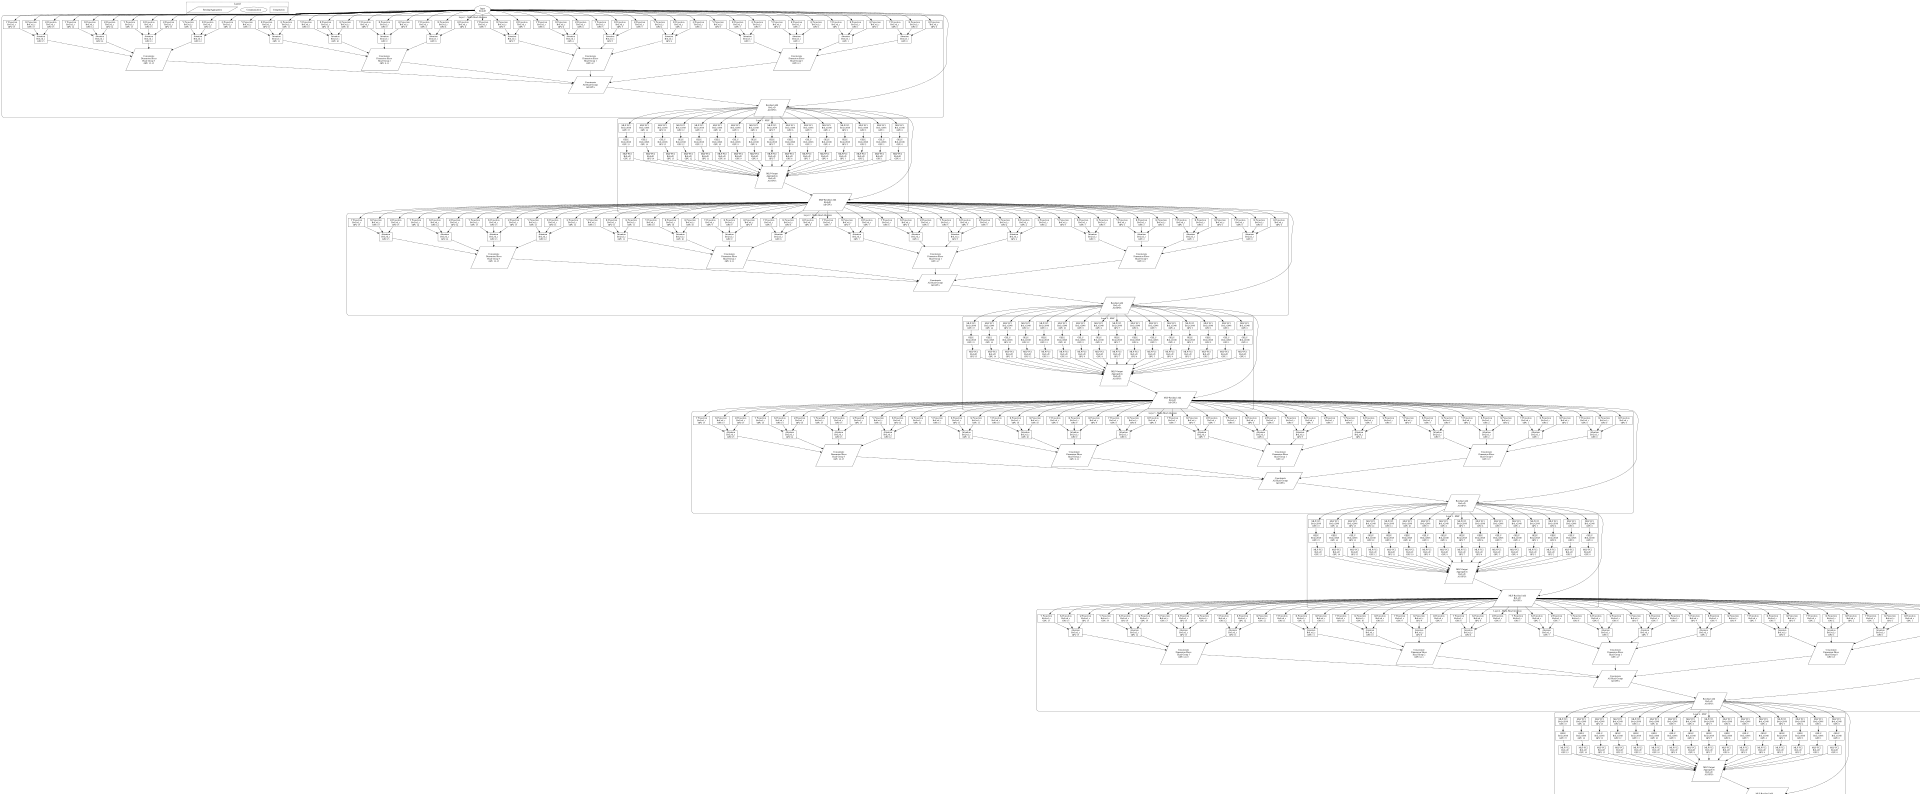

Write the Python code that produced this figure.
import graphviz

# Create DAG for Helix Dense Transformer with 16 GPUs
dot = graphviz.Digraph('Helix_Dense_Transformer', comment='Helix Two-Level Partitioning - Dense Model')
dot.attr(rankdir='TB', size='20,30')

# Define styles
with dot.subgraph(name='cluster_legend') as c:
    c.attr(label='Legend', style='dashed')
    c.node('comp', 'Computation', shape='rectangle')
    c.node('comm', 'Communication', shape='ellipse')
    c.node('route', 'Routing/Aggregation', shape='parallelogram')

# Input processing
dot.node('input', 'Input\nB×L×D', shape='ellipse')

# Layer 1: Multi-Head Attention with Two-Level Partitioning
with dot.subgraph(name='cluster_layer1') as c:
    c.attr(label='Layer 1 - Multi-Head Attention', style='rounded')
    
    # Input distribution across 16 GPUs
    for i in range(4):  # 4 head groups (n=4)
        for j in range(4):  # 4 dimension slices (m=4)
            gpu_id = i * 4 + j
            
            # QKV projection
            c.node(f'q_proj_l1_{i}_{j}', f'Q Projection\nB×L×d_s\nGPU {gpu_id}', shape='rectangle')
            c.node(f'k_proj_l1_{i}_{j}', f'K Projection\nB×L×d_s\nGPU {gpu_id}', shape='rectangle')
            c.node(f'v_proj_l1_{i}_{j}', f'V Projection\nB×L×d_s\nGPU {gpu_id}', shape='rectangle')
            
            # Attention computation
            c.node(f'attn_l1_{i}_{j}', f'Attention\nB×L×d_s\nGPU {gpu_id}', shape='rectangle')
            
            # Connections within partition
            c.edge(f'q_proj_l1_{i}_{j}', f'attn_l1_{i}_{j}')
            c.edge(f'k_proj_l1_{i}_{j}', f'attn_l1_{i}_{j}')
            c.edge(f'v_proj_l1_{i}_{j}', f'attn_l1_{i}_{j}')
    
    # Dimension slice concatenation within head groups
    for i in range(4):
        c.node(f'concat_dim_l1_{i}', f'Concatenate\nDimension Slices\nHead Group {i}\nGPU {i*4}-{(i+1)*4-1}', shape='parallelogram')
        for j in range(4):
            c.edge(f'attn_l1_{i}_{j}', f'concat_dim_l1_{i}')
    
    # Head group concatenation
    c.node('concat_heads_l1', 'Concatenate\nAll Head Groups\nAll GPUs', shape='parallelogram')
    for i in range(4):
        c.edge(f'concat_dim_l1_{i}', 'concat_heads_l1')
    
    # Residual connection
    c.node('residual_l1', 'Residual Add\nB×L×D\nAll GPUs', shape='parallelogram')
    c.edge('concat_heads_l1', 'residual_l1')

# Layer 1: MLP
with dot.subgraph(name='cluster_mlp1') as c:
    c.attr(label='Layer 1 - MLP', style='rounded')
    
    # MLP tensor parallelism across 16 GPUs
    for gpu_id in range(16):
        c.node(f'mlp_fc1_l1_{gpu_id}', f'MLP FC1\nB×L×2048\nGPU {gpu_id}', shape='rectangle')
        c.node(f'mlp_gelu_l1_{gpu_id}', f'GELU\nB×L×2048\nGPU {gpu_id}', shape='rectangle')
        c.node(f'mlp_fc2_l1_{gpu_id}', f'MLP FC2\nB×L×D\nGPU {gpu_id}', shape='rectangle')
        
        c.edge(f'mlp_fc1_l1_{gpu_id}', f'mlp_gelu_l1_{gpu_id}')
        c.edge(f'mlp_gelu_l1_{gpu_id}', f'mlp_fc2_l1_{gpu_id}')
    
    # MLP aggregation
    c.node('mlp_agg_l1', 'MLP Output\nAggregation\nB×L×D\nAll GPUs', shape='parallelogram')
    for gpu_id in range(16):
        c.edge(f'mlp_fc2_l1_{gpu_id}', 'mlp_agg_l1')
    
    # MLP residual
    c.node('mlp_residual_l1', 'MLP Residual Add\nB×L×D\nAll GPUs', shape='parallelogram')
    c.edge('mlp_agg_l1', 'mlp_residual_l1')

# Layer 2: Multi-Head Attention (same structure as Layer 1)
with dot.subgraph(name='cluster_layer2') as c:
    c.attr(label='Layer 2 - Multi-Head Attention', style='rounded')
    
    for i in range(4):
        for j in range(4):
            gpu_id = i * 4 + j
            c.node(f'q_proj_l2_{i}_{j}', f'Q Projection\nB×L×d_s\nGPU {gpu_id}', shape='rectangle')
            c.node(f'k_proj_l2_{i}_{j}', f'K Projection\nB×L×d_s\nGPU {gpu_id}', shape='rectangle')
            c.node(f'v_proj_l2_{i}_{j}', f'V Projection\nB×L×d_s\nGPU {gpu_id}', shape='rectangle')
            c.node(f'attn_l2_{i}_{j}', f'Attention\nB×L×d_s\nGPU {gpu_id}', shape='rectangle')
            
            c.edge(f'q_proj_l2_{i}_{j}', f'attn_l2_{i}_{j}')
            c.edge(f'k_proj_l2_{i}_{j}', f'attn_l2_{i}_{j}')
            c.edge(f'v_proj_l2_{i}_{j}', f'attn_l2_{i}_{j}')
    
    for i in range(4):
        c.node(f'concat_dim_l2_{i}', f'Concatenate\nDimension Slices\nHead Group {i}\nGPU {i*4}-{(i+1)*4-1}', shape='parallelogram')
        for j in range(4):
            c.edge(f'attn_l2_{i}_{j}', f'concat_dim_l2_{i}')
    
    c.node('concat_heads_l2', 'Concatenate\nAll Head Groups\nAll GPUs', shape='parallelogram')
    for i in range(4):
        c.edge(f'concat_dim_l2_{i}', 'concat_heads_l2')
    
    c.node('residual_l2', 'Residual Add\nB×L×D\nAll GPUs', shape='parallelogram')
    c.edge('concat_heads_l2', 'residual_l2')

# Layer 2: MLP
with dot.subgraph(name='cluster_mlp2') as c:
    c.attr(label='Layer 2 - MLP', style='rounded')
    
    for gpu_id in range(16):
        c.node(f'mlp_fc1_l2_{gpu_id}', f'MLP FC1\nB×L×2048\nGPU {gpu_id}', shape='rectangle')
        c.node(f'mlp_gelu_l2_{gpu_id}', f'GELU\nB×L×2048\nGPU {gpu_id}', shape='rectangle')
        c.node(f'mlp_fc2_l2_{gpu_id}', f'MLP FC2\nB×L×D\nGPU {gpu_id}', shape='rectangle')
        
        c.edge(f'mlp_fc1_l2_{gpu_id}', f'mlp_gelu_l2_{gpu_id}')
        c.edge(f'mlp_gelu_l2_{gpu_id}', f'mlp_fc2_l2_{gpu_id}')
    
    c.node('mlp_agg_l2', 'MLP Output\nAggregation\nB×L×D\nAll GPUs', shape='parallelogram')
    for gpu_id in range(16):
        c.edge(f'mlp_fc2_l2_{gpu_id}', 'mlp_agg_l2')
    
    c.node('mlp_residual_l2', 'MLP Residual Add\nB×L×D\nAll GPUs', shape='parallelogram')
    c.edge('mlp_agg_l2', 'mlp_residual_l2')

# Continue for Layer 3 and 4 (same structure)
for layer in [3, 4]:
    with dot.subgraph(name=f'cluster_layer{layer}') as c:
        c.attr(label=f'Layer {layer} - Multi-Head Attention', style='rounded')
        
        for i in range(4):
            for j in range(4):
                gpu_id = i * 4 + j
                c.node(f'q_proj_l{layer}_{i}_{j}', f'Q Projection\nB×L×d_s\nGPU {gpu_id}', shape='rectangle')
                c.node(f'k_proj_l{layer}_{i}_{j}', f'K Projection\nB×L×d_s\nGPU {gpu_id}', shape='rectangle')
                c.node(f'v_proj_l{layer}_{i}_{j}', f'V Projection\nB×L×d_s\nGPU {gpu_id}', shape='rectangle')
                c.node(f'attn_l{layer}_{i}_{j}', f'Attention\nB×L×d_s\nGPU {gpu_id}', shape='rectangle')
                
                c.edge(f'q_proj_l{layer}_{i}_{j}', f'attn_l{layer}_{i}_{j}')
                c.edge(f'k_proj_l{layer}_{i}_{j}', f'attn_l{layer}_{i}_{j}')
                c.edge(f'v_proj_l{layer}_{i}_{j}', f'attn_l{layer}_{i}_{j}')
        
        for i in range(4):
            c.node(f'concat_dim_l{layer}_{i}', f'Concatenate\nDimension Slices\nHead Group {i}\nGPU {i*4}-{(i+1)*4-1}', shape='parallelogram')
            for j in range(4):
                c.edge(f'attn_l{layer}_{i}_{j}', f'concat_dim_l{layer}_{i}')
        
        c.node(f'concat_heads_l{layer}', f'Concatenate\nAll Head Groups\nAll GPUs', shape='parallelogram')
        for i in range(4):
            c.edge(f'concat_dim_l{layer}_{i}', f'concat_heads_l{layer}')
        
        c.node(f'residual_l{layer}', f'Residual Add\nB×L×D\nAll GPUs', shape='parallelogram')
        c.edge(f'concat_heads_l{layer}', f'residual_l{layer}')

    with dot.subgraph(name=f'cluster_mlp{layer}') as c:
        c.attr(label=f'Layer {layer} - MLP', style='rounded')
        
        for gpu_id in range(16):
            c.node(f'mlp_fc1_l{layer}_{gpu_id}', f'MLP FC1\nB×L×2048\nGPU {gpu_id}', shape='rectangle')
            c.node(f'mlp_gelu_l{layer}_{gpu_id}', f'GELU\nB×L×2048\nGPU {gpu_id}', shape='rectangle')
            c.node(f'mlp_fc2_l{layer}_{gpu_id}', f'MLP FC2\nB×L×D\nGPU {gpu_id}', shape='rectangle')
            
            c.edge(f'mlp_fc1_l{layer}_{gpu_id}', f'mlp_gelu_l{layer}_{gpu_id}')
            c.edge(f'mlp_gelu_l{layer}_{gpu_id}', f'mlp_fc2_l{layer}_{gpu_id}')
        
        c.node(f'mlp_agg_l{layer}', f'MLP Output\nAggregation\nB×L×D\nAll GPUs', shape='parallelogram')
        for gpu_id in range(16):
            c.edge(f'mlp_fc2_l{layer}_{gpu_id}', f'mlp_agg_l{layer}')
        
        c.node(f'mlp_residual_l{layer}', f'MLP Residual Add\nB×L×D\nAll GPUs', shape='parallelogram')
        c.edge(f'mlp_agg_l{layer}', f'mlp_residual_l{layer}')

# Connect layers
for layer in range(1, 5):
    if layer == 1:
        dot.edge('input', 'q_proj_l1_0_0')
        dot.edge('input', 'k_proj_l1_0_0')
        dot.edge('input', 'v_proj_l1_0_0')
        # Need to connect input to all 16 GPUs
        for i in range(4):
            for j in range(4):
                gpu_id = i * 4 + j
                if not (i == 0 and j == 0):
                    dot.edge('input', f'q_proj_l1_{i}_{j}')
                    dot.edge('input', f'k_proj_l1_{i}_{j}')
                    dot.edge('input', f'v_proj_l1_{i}_{j}')
    
    # Connect residual inputs
    if layer == 1:
        dot.edge('input', 'residual_l1')
        dot.edge('residual_l1', 'mlp_fc1_l1_0')
        for gpu_id in range(16):
            if gpu_id != 0:
                dot.edge('residual_l1', f'mlp_fc1_l1_{gpu_id}')
        dot.edge('residual_l1', 'mlp_residual_l1')
    else:
        prev_layer = layer - 1
        dot.edge(f'mlp_residual_l{prev_layer}', f'q_proj_l{layer}_0_0')
        dot.edge(f'mlp_residual_l{prev_layer}', f'k_proj_l{layer}_0_0')
        dot.edge(f'mlp_residual_l{prev_layer}', f'v_proj_l{layer}_0_0')
        
        for i in range(4):
            for j in range(4):
                gpu_id = i * 4 + j
                if not (i == 0 and j == 0):
                    dot.edge(f'mlp_residual_l{prev_layer}', f'q_proj_l{layer}_{i}_{j}')
                    dot.edge(f'mlp_residual_l{prev_layer}', f'k_proj_l{layer}_{i}_{j}')
                    dot.edge(f'mlp_residual_l{prev_layer}', f'v_proj_l{layer}_{i}_{j}')
        
        dot.edge(f'mlp_residual_l{prev_layer}', f'residual_l{layer}')
        dot.edge(f'residual_l{layer}', f'mlp_fc1_l{layer}_0')
        for gpu_id in range(16):
            if gpu_id != 0:
                dot.edge(f'residual_l{layer}', f'mlp_fc1_l{layer}_{gpu_id}')
        dot.edge(f'residual_l{layer}', f'mlp_residual_l{layer}')

# Final output
dot.node('output', 'Output\nB×L×D', shape='ellipse')
dot.edge('mlp_residual_l4', 'output')

# Save the DAG
dot.render('/home/wzc/data/file-share/submission/helix_dense_dag', format='svg', cleanup=False)
print("Dense Transformer DAG saved to /home/wzc/data/file-share/submission/helix_dense_dag.svg")
